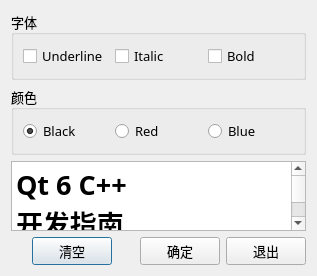
<?xml version="1.0" encoding="UTF-8"?>
<ui version="4.0">
 <class>Dialog</class>
 <widget class="QDialog" name="Dialog">
  <property name="geometry">
   <rect>
    <x>0</x>
    <y>0</y>
    <width>317</width>
    <height>250</height>
   </rect>
  </property>
  <property name="font">
   <font>
    <family>宋体</family>
    <pointsize>10</pointsize>
    <bold>false</bold>
   </font>
  </property>
  <property name="windowTitle">
   <string>信号与槽的使用</string>
  </property>
  <layout class="QVBoxLayout" name="verticalLayout">
   <item>
    <widget class="QGroupBox" name="groupBox_Font">
     <property name="title">
      <string>字体</string>
     </property>
     <layout class="QHBoxLayout" name="horizontalLayout">
      <item>
       <widget class="QCheckBox" name="chkBoxUnder">
        <property name="text">
         <string>Underline</string>
        </property>
       </widget>
      </item>
      <item>
       <widget class="QCheckBox" name="chkBoxItalic">
        <property name="text">
         <string>Italic</string>
        </property>
       </widget>
      </item>
      <item>
       <widget class="QCheckBox" name="chkBoxBold">
        <property name="text">
         <string>Bold</string>
        </property>
       </widget>
      </item>
     </layout>
    </widget>
   </item>
   <item>
    <widget class="QGroupBox" name="groupBox_Color">
     <property name="title">
      <string>颜色</string>
     </property>
     <layout class="QHBoxLayout" name="horizontalLayout_2">
      <item>
       <widget class="QRadioButton" name="radioBlack">
        <property name="text">
         <string>Black</string>
        </property>
        <property name="checked">
         <bool>true</bool>
        </property>
       </widget>
      </item>
      <item>
       <widget class="QRadioButton" name="radioRed">
        <property name="text">
         <string>Red</string>
        </property>
       </widget>
      </item>
      <item>
       <widget class="QRadioButton" name="radioBlue">
        <property name="text">
         <string>Blue</string>
        </property>
       </widget>
      </item>
     </layout>
    </widget>
   </item>
   <item>
    <widget class="QPlainTextEdit" name="plainTextEdit">
     <property name="font">
      <font>
       <family>宋体</family>
       <pointsize>20</pointsize>
       <bold>true</bold>
      </font>
     </property>
     <property name="plainText">
      <string>Qt 6 C++
开发指南</string>
     </property>
    </widget>
   </item>
   <item>
    <layout class="QHBoxLayout" name="horizontalLayout_3">
     <item>
      <spacer name="horizontalSpacer_2">
       <property name="orientation">
        <enum>Qt::Horizontal</enum>
       </property>
       <property name="sizeHint" stdset="0">
        <size>
         <width>40</width>
         <height>20</height>
        </size>
       </property>
      </spacer>
     </item>
     <item>
      <widget class="QPushButton" name="btnClear">
       <property name="text">
        <string>清空</string>
       </property>
       <property name="icon">
        <iconset resource="res.qrc">
         <normaloff>:/icons/images/212.bmp</normaloff>:/icons/images/212.bmp</iconset>
       </property>
      </widget>
     </item>
     <item>
      <spacer name="horizontalSpacer">
       <property name="orientation">
        <enum>Qt::Horizontal</enum>
       </property>
       <property name="sizeHint" stdset="0">
        <size>
         <width>40</width>
         <height>20</height>
        </size>
       </property>
      </spacer>
     </item>
     <item>
      <widget class="QPushButton" name="btnOK">
       <property name="text">
        <string>确定</string>
       </property>
       <property name="icon">
        <iconset resource="res.qrc">
         <normaloff>:/icons/images/322.bmp</normaloff>:/icons/images/322.bmp</iconset>
       </property>
      </widget>
     </item>
     <item>
      <widget class="QPushButton" name="btnExit">
       <property name="text">
        <string>退出</string>
       </property>
       <property name="icon">
        <iconset resource="res.qrc">
         <normaloff>:/icons/images/132.bmp</normaloff>:/icons/images/132.bmp</iconset>
       </property>
      </widget>
     </item>
    </layout>
   </item>
  </layout>
 </widget>
 <resources>
  <include location="res.qrc"/>
 </resources>
 <connections>
  <connection>
   <sender>btnOK</sender>
   <signal>clicked()</signal>
   <receiver>Dialog</receiver>
   <slot>accept()</slot>
   <hints>
    <hint type="sourcelabel">
     <x>180</x>
     <y>227</y>
    </hint>
    <hint type="destinationlabel">
     <x>158</x>
     <y>124</y>
    </hint>
   </hints>
  </connection>
  <connection>
   <sender>btnExit</sender>
   <signal>clicked()</signal>
   <receiver>Dialog</receiver>
   <slot>close()</slot>
   <hints>
    <hint type="sourcelabel">
     <x>266</x>
     <y>227</y>
    </hint>
    <hint type="destinationlabel">
     <x>158</x>
     <y>124</y>
    </hint>
   </hints>
  </connection>
 </connections>
</ui>
